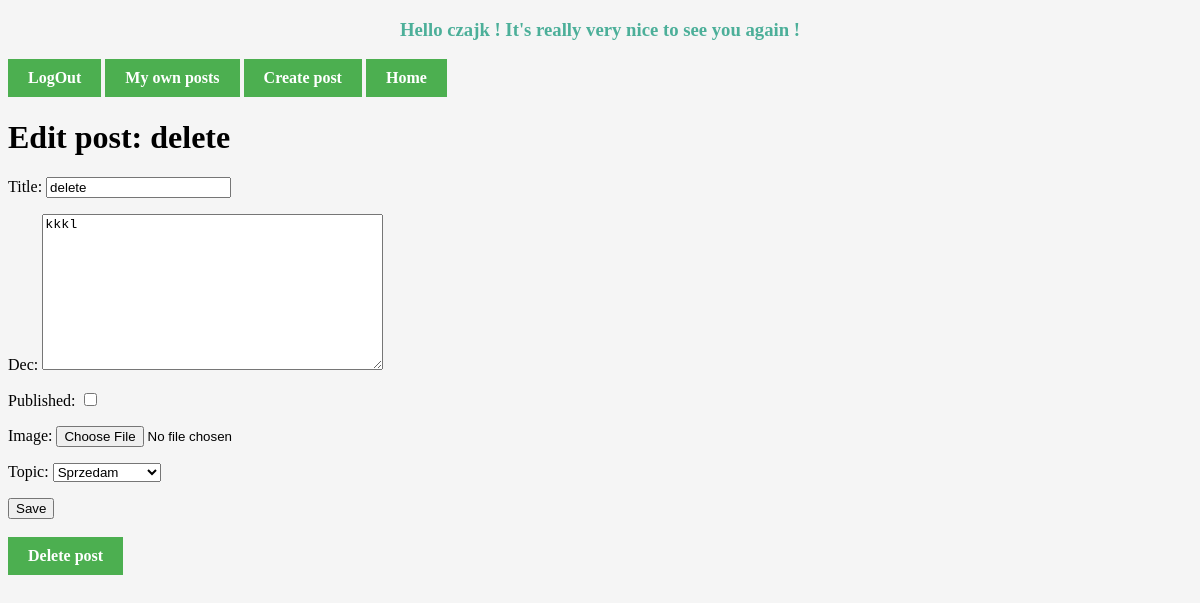
Screenshot of /12/ (signed in) with the database file from the repository.
### Registration/models.py (models this page shows, shortened)
class Posts(models.Model):
    title = models.CharField(max_length=200)
    dec = models.TextField(blank=True)
    createDate = models.DateTimeField(auto_now_add=True) # automatically filled by Django during creation
    published = models.BooleanField()
    image = models.ImageField(upload_to='images/',blank=True)
    user = models.ForeignKey(User, on_delete=models.CASCADE) # Creating many to many relationship with User model
    topics = [
        ('', 'Wybierz temat'),
        ('sold', 'Sprzedam'),
        ('buy', 'Kupię'),
        ('rent', 'Wypożyczę'),
        ('look', 'Szukam'),
        ('else', 'Inne'),
    ]
    topic = models.CharField(max_length=4, choices=topics, default='')

### Registration/views.py (the view, shortened to what this page needs)
# urls.py: path('<int:postId>/', views.detail, name='detail'),
def detail(request, postId):
    post = get_object_or_404(Posts, id=postId, user=request.user)
    if request.method == 'GET':
        form = PostForm(instance=post)
        return render(request, 'detail.html', {'post':post, 'form':form})

### Registration/forms.py
class PostForm(forms.ModelForm):
    class Meta:
        model = Posts # we used here Posts model from models
        fields = ('title', 'dec', 'published', 'image', 'topic' ) # we add here filds which can be complete by user

### Registration/TEMPLATES/detail.html (shortened to what this page needs)
{% extends 'base.html' %}
{% block content %}
<h1>Edit post: {{post.title}}</h1>
<form action="{% url 'detail' post.id %}" method="post" enctype="multipart/form-data">
    {{form.as_p}}
    <button type="submit">Save</button>
</form>
<br>
<a href="{% url 'deletePost' post.id %}">Delete post</a>
{% endblock content %}

### baseTemplates/base.html (shortened to what this page needs)
{% load static %}
<!DOCTYPE html>
<html lang="pl">
<head>
    <link rel="stylesheet" href="{% static 'MainUser/css/base.css' %}">
</head>
<body>
    {% if user.is_authenticated %}
        <h3>Hello {{user}} ! It's really very nice to see you again !</h3>
        <a href="{% url 'logOutUser' %}">LogOut</a>
        <a href="{% url 'posts' %}">My own posts</a>
        <a href="{% url 'createNewPosts' %}">Create post</a>
    {% else %}
        <a href="{% url 'register' %}">Registration</a>
        <a href="{% url 'logUser' %}">LogIn</a>
    {% endif %}
    <a href="{% url 'home' %}">Home</a>
    {% block content %}
    {% endblock content %}
</body>
</html>

### MainUser/static/MainUser/css/base.css (style rules this page uses)
a { font-weight: bold; }
a:link, a:visited { background-color: #4CAF50; color: white; padding: 10px 20px; text-align: center; text-decoration: none; display: inline-block; }
body { background-color: whitesmoke; }
h3 { color: #4caf99; text-align: center; }

### rows the page displays
Posts: title "delete", dec "kkkl", topic "Sprzedam"

### other values shown
{{ user }} "czajk"
